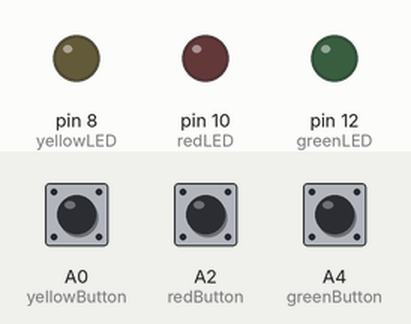
This sketch was run on a simulated Arduino Uno, built with avr-gcc and run on an emulated ATmega328P. Parts: output pins drawn as LEDs (lit = HIGH). The inputs (shaded band) are chosen by the test bench; at power-on: A0 (yellowButton) LOW, A2 (redButton) LOW, A4 (greenButton) LOW.

Above: at 1.2 s.
1.3 s: A0 (yellowButton) pulled HIGH for 0.15 s
At 2.0 s:
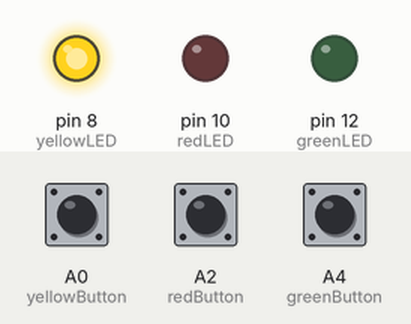
2.9 s: A2 (redButton) pulled HIGH for 0.15 s
At 3.2 s:
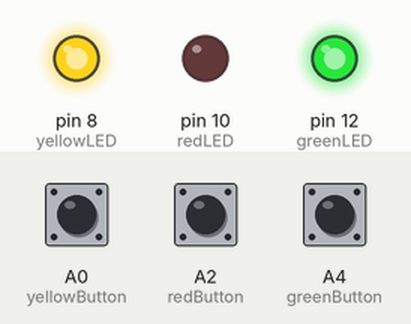
4.5 s: A4 (greenButton) pulled HIGH for 0.15 s
At 5.6 s:
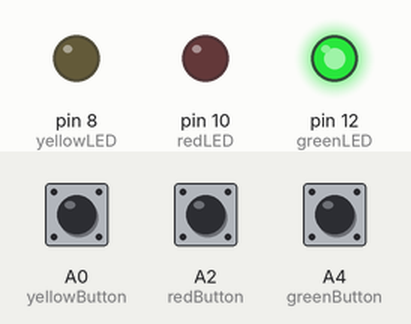
6.1 s: A0 (yellowButton) pulled HIGH for 1 s
At 6.8 s:
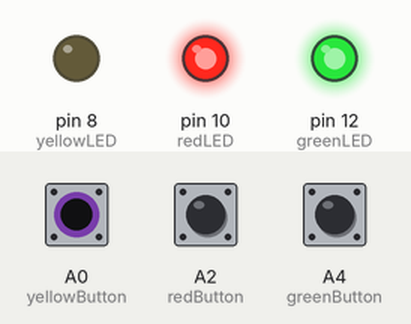
8.6 s: A2 (redButton) pulled HIGH for 1 s
At 9.9 s:
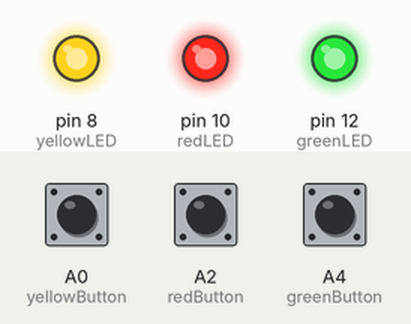
11.1 s: A0 (yellowButton) pulled HIGH for 3.2 s
At 11.8 s:
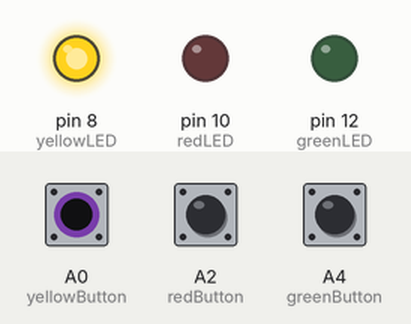
Timing chart, 0 to 14.1 s (numbered marks = the images above; inputs shaded):
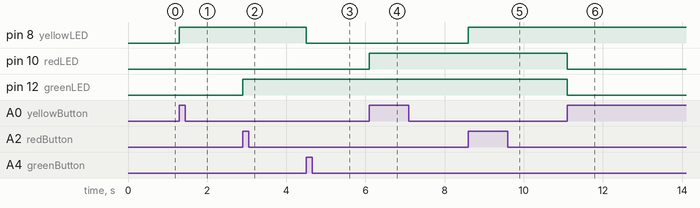

The sketch:

June14.ino
```cpp
/*
 * Name: Andres Ugartechea
 * Date: 06/14/21
 * Assignment: using at least three momentary switches (often called buttons), and at least three LEDs, create a puzzle that can be solved by pressing the buttons. Each switch must not simply turn on a corresponding LED.
 */


//buttons
const int yellowButton = A0;
const int redButton = A2;
const int greenButton = A4;

//LEDs
const int yellowLED = 8;
const int redLED = 10;
const int greenLED = 12;

//button states
int yellowBS = 0;
int redBS = 0;
int greenBS = 0;

//LED states
int yellowLS = 0;
int redLS = 0;
int greenLS = 0;


void setup() {
  Serial.begin(9600);

  pinMode(yellowButton, INPUT);
  pinMode(redButton, INPUT);
  pinMode(greenButton, INPUT);

  pinMode(yellowLED, OUTPUT);
  pinMode(redLED, OUTPUT);
  pinMode(greenLED, OUTPUT);
}


void loop()


{
  //button states
  yellowBS = digitalRead(yellowButton);
  redBS = digitalRead(redButton);
  greenBS = digitalRead(greenButton);
  //LED states
  yellowLS = digitalRead(yellowLED);
  redLS = digitalRead(redLED);
  greenLS = digitalRead(greenLED);


///Here I start testing the combinations. There's only one posible solution: GYR (Green, Yellow and Red)

//YGR
  if ((yellowBS == HIGH) && (yellowLS == LOW && redLS == LOW && greenLS == LOW))
  {
    digitalWrite(yellowLED, HIGH);
  }
  if ((greenBS == HIGH) && (yellowLS == HIGH && redLS == LOW && greenLS == LOW))
  {
    digitalWrite(greenLED, HIGH);
    digitalWrite(redLED, HIGH);
    digitalWrite(yellowLED, LOW);
  }
  if ((redBS == HIGH) && (yellowLS == LOW && redLS == HIGH && greenLS == HIGH))
  {
    digitalWrite(greenLED, HIGH);
    digitalWrite(redLED, HIGH);
    digitalWrite(yellowLED, HIGH);
  }


//YRG
  if ((yellowBS == HIGH) && (yellowLS == LOW && redLS == LOW && greenLS == LOW))
  {
    digitalWrite(yellowLED, HIGH);
  }
  if ((redBS == HIGH) && (yellowLS == HIGH && redLS == LOW && greenLS == LOW))
  {
    digitalWrite(greenLED, HIGH);
    digitalWrite(redLED, LOW);
    digitalWrite(yellowLED, HIGH);
  }
  if ((greenBS == HIGH) && (yellowLS == HIGH && redLS == LOW && greenLS == HIGH))
  {
    digitalWrite(greenLED, LOW);
    digitalWrite(redLED, LOW);
    digitalWrite(yellowLED, LOW);
  }


//GYR
  if ((greenBS == HIGH) && (yellowLS == LOW && redLS == LOW && greenLS == LOW))
  {
    digitalWrite(greenLED, HIGH);
  }
  if ((yellowBS == HIGH) && (yellowLS == LOW && redLS == LOW && greenLS == HIGH))
  {
    digitalWrite(greenLED, HIGH);
    digitalWrite(redLED, HIGH);
    digitalWrite(yellowLED, LOW);
  }


//GRY
  if ((greenBS == HIGH) && (yellowLS == LOW && redLS == LOW && greenLS == LOW))
  {
    digitalWrite(greenLED, HIGH);
  }
  if ((redBS == HIGH) && (yellowLS == LOW && redLS == LOW && greenLS == HIGH))
  {
    digitalWrite(greenLED, HIGH);
    digitalWrite(redLED, LOW);
    digitalWrite(yellowLED, HIGH);
  }
  if ((yellowBS == HIGH) && (yellowLS == HIGH && redLS == LOW && greenLS == HIGH))
  {
    digitalWrite(greenLED, LOW);
    digitalWrite(redLED, LOW);
    digitalWrite(yellowLED, LOW);
  }


//Solution: GYR
  if ((greenBS == HIGH) && (yellowLS == LOW && redLS == LOW && greenLS == LOW))
  {
    digitalWrite(greenLED, HIGH);
  }
  if ((yellowBS == HIGH) && (yellowLS == LOW && redLS == LOW && greenLS == HIGH))
  {
    digitalWrite(greenLED, HIGH);
    digitalWrite(redLED, HIGH);
    digitalWrite(yellowLED, LOW);
  }


//RYG
  if ((redBS == HIGH) && (yellowLS == LOW && redLS == LOW && greenLS == LOW))
  {
    digitalWrite(redLED, HIGH);
  }
  if ((yellowBS == HIGH) && (yellowLS == LOW && redLS == HIGH && greenLS == LOW))
  {
    digitalWrite(greenLED, HIGH);
    digitalWrite(redLED, HIGH);
    digitalWrite(yellowLED, LOW);
  }
  if ((greenBS == HIGH) && (yellowLS == LOW && redLS == HIGH && greenLS == HIGH))
  {
    digitalWrite(greenLED, LOW);
    digitalWrite(redLED, LOW);
    digitalWrite(yellowLED, LOW);
  }


//reset
  if ((greenBS == HIGH) && (yellowLS == HIGH && redLS == HIGH && greenLS == HIGH))
  {
    digitalWrite(greenLED, LOW);
    digitalWrite(redLED, LOW);
    digitalWrite(yellowLED, LOW);
  }
  if ((yellowBS == HIGH) && (yellowLS == HIGH && redLS == HIGH && greenLS == HIGH))
  {
    digitalWrite(greenLED, LOW);
    digitalWrite(redLED, LOW);
    digitalWrite(yellowLED, LOW);
  }

}
```

Measured:
- after the input at 1.3 s, pin 8 (yellowLED): LOW → HIGH at once
- after the input at 2.9 s, pin 12 (greenLED): LOW → HIGH at once
- after the input at 4.5 s, pin 8 (yellowLED): HIGH → LOW at once
- after the input at 6.1 s, pin 10 (redLED): LOW → HIGH at once
- after the input at 8.6 s, pin 8 (yellowLED): LOW → HIGH at once
- after the input at 11.1 s, pin 10 (redLED), pin 12 (greenLED): HIGH → LOW at once
